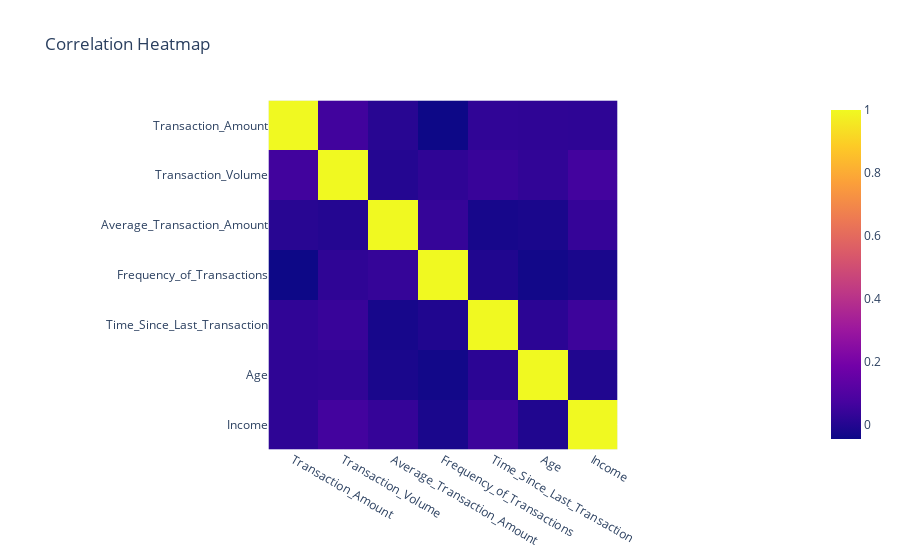

This figure's notebook cell:
### Code cell
# Correlation Heatmap
correlation_matrix = data.corr()
fig_corr_heatmap = px.imshow(correlation_matrix,
                             title='Correlation Heatmap')
fig_corr_heatmap.show()

### Figure 1 — Plotly figure (JSON) as saved in the notebook; plotly's stock layout.template omitted (floating-point values rounded to 4 significant figures)
{"data": [{"coloraxis": "coloraxis", "hovertemplate": "x: %{x}<br>y: %{y}<br>color: %{z}<extra></extra>", "name": "0", "type": "heatmap", "x": ["Transaction_Amount", "Transaction_Volume", "Average_Transaction_Amount", "Frequency_of_Transactions", "Time_Since_Last_Transaction", "Age", "Income"], "xaxis": "x", "y": ["Transaction_Amount", "Transaction_Volume", "Average_Transaction_Amount", "Frequency_of_Transactions", "Time_Since_Last_Transaction", "Age", "Income"], "yaxis": "y", "z": [[1.0, 0.06235, 0.0102, -0.04397, 0.02677, 0.02502, 0.02354], [0.06235, 1.0, 0.003613, 0.0252, 0.04404, 0.02961, 0.06629], [0.0102, 0.003613, 1.0, 0.03698, -0.02347, -0.0177, 0.03765], [-0.04397, 0.0252, 0.03698, 1.0, -0.005798, -0.03382, -0.01821], [0.02677, 0.04404, -0.02347, -0.005798, 1.0, 0.01697, 0.05427], [0.02502, 0.02961, -0.0177, -0.03382, 0.01697, 1.0, -0.006031], [0.02354, 0.06629, 0.03765, -0.01821, 0.05427, -0.006031, 1.0]]}], "layout": {"coloraxis": {"colorscale": [[0, "#0d0887"], [0.1111, "#46039f"], [0.2222, "#7201a8"], [0.3333, "#9c179e"], [0.4444, "#bd3786"], [0.5556, "#d8576b"], [0.6667, "#ed7953"], [0.7778, "#fb9f3a"], [0.8889, "#fdca26"], [1, "#f0f921"]]}, "title": {"text": "Correlation Heatmap"}, "xaxis": {"anchor": "y", "constrain": "domain", "domain": [0, 1], "scaleanchor": "y"}, "yaxis": {"anchor": "x", "autorange": "reversed", "constrain": "domain", "domain": [0, 1]}}}
